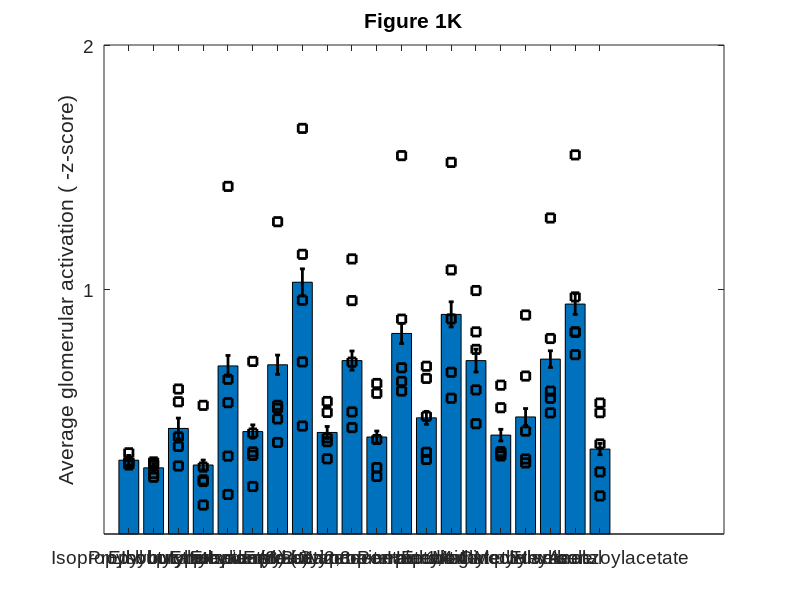
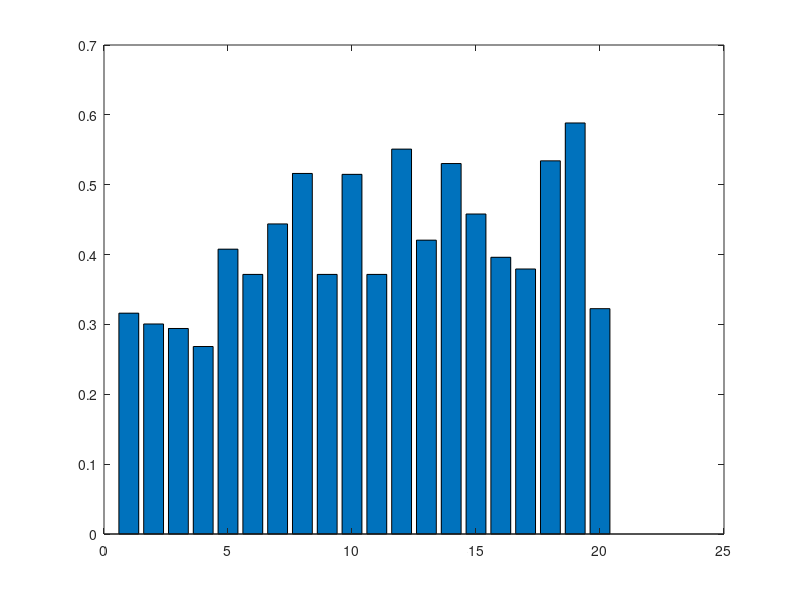

Write the MATLAB code that produced these figures, in order. (Note: this script raises an error after producing the figures.)
load z_score_decoder_analysis_from_indiv_odors_correla_batch


av_corr_matrix=0;
large_matrix_response=[];
for k_dir=1:length(files_indiv_animals)
    av_corr_matrix=av_corr_matrix+correlation_matrix_ordered{k_dir}/length(files_indiv_animals);
    large_matrix_response=[large_matrix_response,df_reorder{k_dir}];
end
large_matrix_response(large_matrix_response>z_score_threshold)=0;

% Get the plot of the average number of glomeruli affected by odor
[n_odors,n_glom]=size(large_matrix_response);
df_reorder=large_matrix_response;
figure,bar(-mean(df_reorder'))
hold on
mean_glom_acti=mean(df_reorder');
sem_glom_acti=std(df_reorder')/sqrt(n_glom);
for k=1:20
    a=errorbar(k,-mean_glom_acti(k),sem_glom_acti(k),'k')
    set(a,'LineWidth',2)
end
var_to_save.average_odor_response=mean(df_reorder');
% Add the averages of the individual animals
for k_dir=1:length(files_indiv_animals)
    this_animals_df=df_reorder_per_animal{k_dir};
    this_animal_mean_activation=mean(this_animals_df');
    for k=1:20
        a=plot(k,-this_animal_mean_activation(k),'ks')
        set(a,'LineWidth',2)
    end
end

a=gca
set(a,'XTick',1:20)
set(a,'XTickLabel',[])
set(a,'YTick',0:0.5:2)
ylabel('Average glomerular activation ( -z-score)')
title('Figure 1K')


correct_spell_reordered_odor_name;
set(a,'XTick',1:20)
set(a,'YTick',1:20)
set(a,'XTickLabelRotation',90)
labels=get(a,'YTickLabel')
for k=1:20
    labels{k}=correct_spell_reordered_odor_name{k};
end

set(a,'FontSize',11)
set(a,'XTickLabelRotation',90)
set(a,'XAxisLocation', 'bottom')
set(a,'XTickLabel',labels)

set(a,'FontSize',14)
set(a,'FontName','Arial')

%%%%% Given that we know the threshold, we can plot the fraction of
%%%%% glomeruli that are activated per odor
figure,bar(sum(large_matrix_response<0,2)/n_glom)
var_to_save.fraction_responsive_glom=sum(large_matrix_response<0,2)/n_glom;
hold on
% Calculate the errorbar as the 90% confidence intervals
 [PHAT, PCI] = binofit(sum(large_matrix_response<0,2),n_glom,0.1);
a=errorbar(1:20,PHAT,PHAT-PCI(:,1),-PHAT+PCI(:,2),'LineStyle','none')
set(a,'LineWidth',2)
set(a,'Color','k')
a=gca;
set(a,'XTick',1:20)
set(a,'XTickLabel',[])
set(a,'YTick',0:0.1:0.7)
title('Figure 1J')
ylabel('Fraction of responsive glomeruli')

% Add the fraction of responsive glomeruli per individual animal
for k_dir=1:length(files_indiv_animals)
    this_animals_df=df_reorder_per_animal{k_dir};
    this_animal_mean_activation=sum(this_animals_df'<z_score_threshold);
    [this_animal_n_odors,this_animal_n_glom]=size(this_animals_df);
    for k=1:20
        a=plot(k,this_animal_mean_activation(k)/this_animal_n_glom,'ks')
        set(a,'LineWidth',2)
    end
end


load correct_spell_reordered_odor_name
correct_spell_reordered_odor_name;
a=gca
set(a,'XTick',1:20)
set(a,'YTick',1:20)
set(a,'XTickLabelRotation',90)
labels=get(a,'YTickLabel')
for k=1:20
    labels{k}=correct_spell_reordered_odor_name{k};
end

set(a,'FontSize',11)
set(a,'XTickLabelRotation',90)
set(a,'XAxisLocation', 'bottom')
set(a,'XTickLabel',labels)

set(a,'FontSize',14)
set(a,'FontName','Arial')

